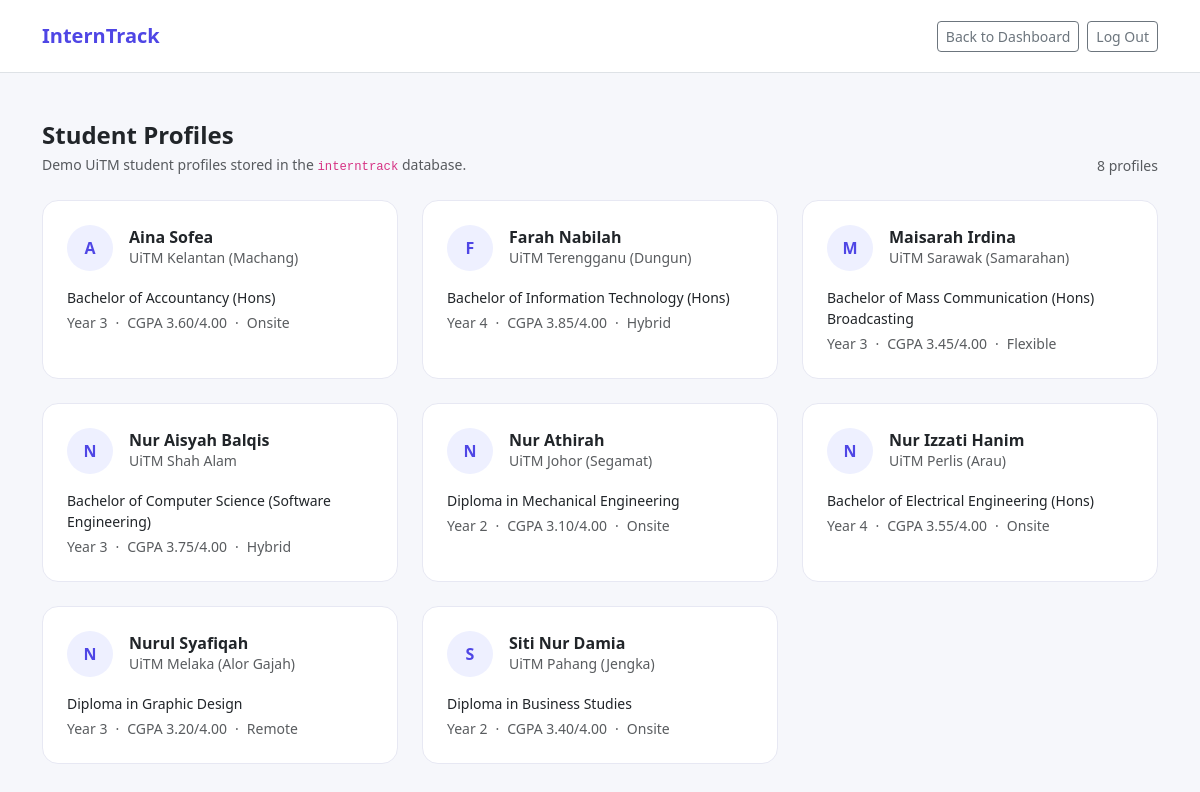
/views/profile/index.php (signed in), run on the app's committed database.
### tables this page shows
CREATE TABLE IF NOT EXISTS `students` (
  `id` INT UNSIGNED AUTO_INCREMENT PRIMARY KEY,
  `display_name` VARCHAR(150) NOT NULL,
  `institution_name` VARCHAR(150) NOT NULL,
  `qualification_level` VARCHAR(60) DEFAULT NULL,
  `faculty` VARCHAR(150) DEFAULT NULL,
  `course_name` VARCHAR(150) DEFAULT NULL,
  `course_code` VARCHAR(30) DEFAULT NULL,
  `study_year` TINYINT UNSIGNED DEFAULT NULL,
  `current_semester` TINYINT UNSIGNED DEFAULT NULL,
  `expected_graduation_date` DATE DEFAULT NULL,
  `internship_start_date` DATE DEFAULT NULL,
  `internship_end_date` DATE DEFAULT NULL,
  `internship_duration_weeks` SMALLINT UNSIGNED DEFAULT NULL,
  `current_cgpa` DECIMAL(4,2) DEFAULT NULL,
  `cgpa_scale` DECIMAL(3,2) NOT NULL DEFAULT 4.00,
  `latest_semester_gpa` DECIMAL(4,2) DEFAULT NULL,
  `portfolio_url` VARCHAR(255) DEFAULT NULL,
  `github_url` VARCHAR(255) DEFAULT NULL,
  `linkedin_url` VARCHAR(255) DEFAULT NULL,
  `preferred_work_mode` ENUM('onsite','remote','hybrid','flexible') DEFAULT 'flexible',
  `minimum_allowance` DECIMAL(8,2) DEFAULT NULL,
  `willing_to_relocate` TINYINT(1) NOT NULL DEFAULT 0,
  `transport_availability` VARCHAR(100) DEFAULT NULL,
  `preferred_company_size` VARCHAR(50) DEFAULT NULL,
  `photo_path` VARCHAR(255) DEFAULT NULL,
  `created_at` TIMESTAMP NOT NULL DEFAULT CURRENT_TIMESTAMP,
  `updated_at` TIMESTAMP NOT NULL DEFAULT CURRENT_TIMESTAMP ON UPDATE CURRENT_TIMESTAMP
);

### config/app.php (called while the page is built, shortened)
<?php
if (!function_exists('interntrack_env_load')) {
    function interntrack_env_load(string $path): array
    {
        if (!is_file($path)) {
            return [];
        }
        $values = [];
        return $values;
    }
}
if (!function_exists('interntrack_config')) {
    function interntrack_config(): array
    {
        static $config = null;
        if ($config !== null) {
            return $config;
        }
        $env = interntrack_env_load(dirname(__DIR__) . '/.env');
        $scheme  = (!empty($_SERVER['HTTPS']) && $_SERVER['HTTPS'] !== 'off') ? 'https' : 'http';
        $host    = $env['APP_HOST'] ?? ($_SERVER['HTTP_HOST'] ?? 'localhost');
        $appPort = $env['APP_PORT'] ?? null;
        $projectRoot  = str_replace('\\', '/', dirname(__DIR__));
        $documentRoot = rtrim(str_replace('\\', '/', $_SERVER['DOCUMENT_ROOT'] ?? ''), '/');
        $basePath = ($documentRoot !== '' && str_starts_with($projectRoot, $documentRoot))
            ? rtrim(substr($projectRoot, strlen($documentRoot)), '/')
            : '';
        if (!empty($env['APP_URL'])) {
            $appUrl = rtrim($env['APP_URL'], '/');
        } else {
            $hostOnly = explode(':', $host)[0];
            $appUrl = $scheme . '://' . $hostOnly . ($appPort ? ':' . $appPort : '') . $basePath;
        }
        $config = [
            'app' => [
                'name'      => $env['APP_NAME'] ?? 'InternTrack',
                'env'       => $env['APP_ENV'] ?? 'local',
                'url'       => $appUrl,
                'host'      => $host,
                'port'      => $appPort,
                'base_path' => $basePath,
            ],
            'db' => [
                'host'    => $env['DB_HOST'] ?? '127.0.0.1',
                'port'    => $env['DB_PORT'] ?? '3306',
                'name'    => $env['DB_NAME'] ?? 'interntrack',
                'user'    => $env['DB_USER'] ?? 'root',
                'pass'    => $env['DB_PASS'] ?? '',
                'charset' => $env['DB_CHARSET'] ?? 'utf8mb4',
            ],
            'ai' => [
                'anthropic_api_key' => $env['ANTHROPIC_API_KEY'] ?? '',
                'enabled'           => filter_var($env['AI_FEATURE_ENABLED'] ?? true, FILTER_VALIDATE_BOOLEAN),
            ],
            'academic' => [
                'cgpa_scale_default' => (float) ($env['CGPA_SCALE_DEFAULT'] ?? 4.00),
            ],
            'auth' => [
                'admin_username' => $env['ADMIN_USERNAME'] ?? 'admin',
                'admin_password' => $env['ADMIN_PASSWORD'] ?? 'admin',
            ],
        ];
        return $config;
    }
}
return interntrack_config();

### config/database.php (called while the page is built, shortened)
<?php
if (!function_exists('interntrack_db')) {
    function interntrack_db(): PDO
    {
        require_once __DIR__ . '/app.php';
        $db = interntrack_config()['db'];
        $dsn = sprintf(
            'mysql:host=%s;port=%s;dbname=%s;charset=%s',
            $db['host'],
            $db['port'],
            $db['name'],
            $db['charset']
        );
        $pdo = new PDO($dsn, $db['user'], $db['pass'], [
            PDO::ATTR_ERRMODE => PDO::ERRMODE_EXCEPTION,
            PDO::ATTR_DEFAULT_FETCH_MODE => PDO::FETCH_ASSOC,
            PDO::ATTR_EMULATE_PREPARES => false,
        ]);
        return $pdo;
    }
}

### views/profile/index.php (the view, shortened to what this page needs)
<?php
$config = require_once __DIR__ . '/../../config/app.php';
require __DIR__ . '/../../config/database.php';
$appUrl  = $config['app']['url'];
$appName = $config['app']['name'];
$students = interntrack_db()
    ->query('SELECT id, display_name, institution_name, course_name, study_year, current_cgpa, cgpa_scale, preferred_work_mode FROM students ORDER BY display_name')
    ->fetchAll();
?>
<!DOCTYPE html>
<html lang="en">
<head>
<link href="https://cdn.jsdelivr.net/npm/bootstrap@5.3.3/dist/css/bootstrap.min.css" rel="stylesheet">
</head>
<body>
<nav class="navbar navbar-expand-lg bg-white border-bottom">
  <div class="container d-flex flex-wrap align-items-center justify-content-between gap-2 py-2">
    <a class="navbar-brand fw-semibold mb-0" href="<?= htmlspecialchars($appUrl) ?>/">
      <strong><?= htmlspecialchars($appName) ?></strong>
    </a>
    <div class="d-flex align-items-center gap-2">
      <a href="<?= htmlspecialchars($appUrl) ?>/" class="btn btn-sm btn-outline-secondary">Back to Dashboard</a>
      <a href="<?= htmlspecialchars($appUrl) ?>/logout.php" class="btn btn-sm btn-outline-secondary">Log Out</a>
    </div>
  </div>
</nav>
<main class="container py-4 py-md-5">
  <div class="d-flex flex-column flex-sm-row justify-content-between align-items-start align-items-sm-end gap-2 mb-4">
    <div>
      <h1 class="h4 fw-bold mb-1">Student Profiles</h1>
      <p class="text-muted small mb-0">Demo UiTM student profiles stored in the <code>interntrack</code> database.</p>
    </div>
    <span class="text-muted small"><?= count($students) ?> profile<?= count($students) === 1 ? '' : 's' ?></span>
  </div>
  <?php if (empty($students)): ?>
  <div class="alert alert-light border">No student profiles found. Import <code>database/seed_demo.sql</code> first.</div>
  <?php else: ?>
  <div class="row g-3 g-md-4">
    <?php foreach ($students as $s): ?>
    <div class="col-12 col-sm-6 col-lg-4">
      <a class="text-decoration-none text-reset" href="<?= htmlspecialchars($appUrl) ?>/views/profile/show.php?id=<?= (int) $s['id'] ?>">
        <div class="student-card p-4 h-100">
          <div class="d-flex align-items-center gap-3 mb-3">
            <div class="avatar-circle">
              <?= htmlspecialchars(mb_substr($s['display_name'], 0, 1)) ?>
            </div>
            <div>
              <h2 class="h6 fw-semibold mb-0"><?= htmlspecialchars($s['display_name']) ?></h2>
              <p class="text-muted small mb-0"><?= htmlspecialchars($s['institution_name']) ?></p>
            </div>
          </div>
          <p class="small mb-1"><?= htmlspecialchars($s['course_name'] ?? 'Course not set') ?></p>
          <div class="d-flex flex-wrap gap-2 small text-muted">
            <span>Year <?= htmlspecialchars((string) ($s['study_year'] ?? '-')) ?></span>
            <span>&middot;</span>
            <span>CGPA <?= $s['current_cgpa'] !== null ? htmlspecialchars((string) $s['current_cgpa']) . '/' . htmlspecialchars((string) $s['cgpa_scale']) : 'Not set' ?></span>
            <span>&middot;</span>
            <span class="text-capitalize"><?= htmlspecialchars($s['preferred_work_mode'] ?? 'flexible') ?></span>
          </div>
        </div>
      </a>
    </div>
    <?php endforeach; ?>
  </div>
  <?php endif; ?>
</main>
</body>
</html>

### views/profile/index.php (style rules this page uses)
:root { --brand: #4f46e5; --brand-dark: #3730a3; --bg-soft: #f6f7fb; }
body { background: var(--bg-soft); font-family: 'Segoe UI', system-ui, -apple-system, sans-serif; }
.navbar-brand strong { color: var(--brand); }
.student-card { border: 1px solid #e7e8f3; border-radius: 1rem; background: #fff; transition: transform .15s ease, box-shadow .15s ease; }
.avatar-circle { width: 46px; height: 46px; border-radius: 50%; background: #eef0ff; color: var(--brand); display: flex; align-items: center; justify-content: center; font-weight: 600; flex-shrink: 0; }

### data on the page
students: display_name "A", display_name "Aina Sofea", institution_name "UiTM Kelantan (Machang)", course_name "Bachelor of Accountancy (Hons)", study_year "3", current_cgpa "3.60", cgpa_scale "4.00", preferred_work_mode "Onsite"
students: display_name "F", display_name "Farah Nabilah", institution_name "UiTM Terengganu (Dungun)", course_name "Bachelor of Information Technology (Hons)", study_year "4", current_cgpa "3.85", cgpa_scale "4.00", preferred_work_mode "Hybrid"
students: display_name "M", display_name "Maisarah Irdina", institution_name "UiTM Sarawak (Samarahan)", course_name "Bachelor of Mass Communication (Hons) Broadcasting", study_year "3", current_cgpa "3.45", cgpa_scale "4.00", preferred_work_mode "Flexible"
students: display_name "N", display_name "Nur Aisyah Balqis", institution_name "UiTM Shah Alam", course_name "Bachelor of Computer Science (Software Engineering)", study_year "3", current_cgpa "3.75", cgpa_scale "4.00", preferred_work_mode "Hybrid"
students: display_name "N", display_name "Nur Athirah", institution_name "UiTM Johor (Segamat)", course_name "Diploma in Mechanical Engineering", study_year "2", current_cgpa "3.10", cgpa_scale "4.00", preferred_work_mode "Onsite"
students: display_name "N", display_name "Nur Izzati Hanim", institution_name "UiTM Perlis (Arau)", course_name "Bachelor of Electrical Engineering (Hons)", study_year "4", current_cgpa "3.55", cgpa_scale "4.00", preferred_work_mode "Onsite"
students: display_name "N", display_name "Nurul Syafiqah", institution_name "UiTM Melaka (Alor Gajah)", course_name "Diploma in Graphic Design", study_year "3", current_cgpa "3.20", cgpa_scale "4.00", preferred_work_mode "Remote"
students: display_name "S", display_name "Siti Nur Damia", institution_name "UiTM Pahang (Jengka)", course_name "Diploma in Business Studies", study_year "2", current_cgpa "3.40", cgpa_scale "4.00", preferred_work_mode "Onsite"

### other printed values
$appName "InternTrack"
count($students) "8"
